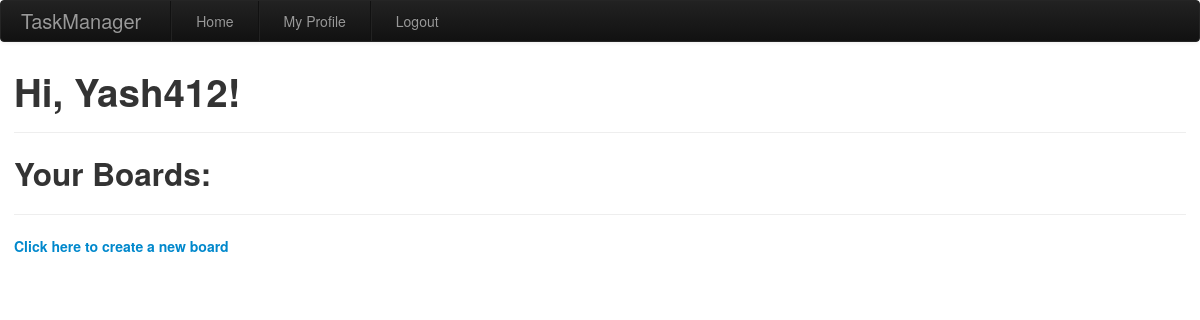
Before: /index/ (signed in) with the older database file.
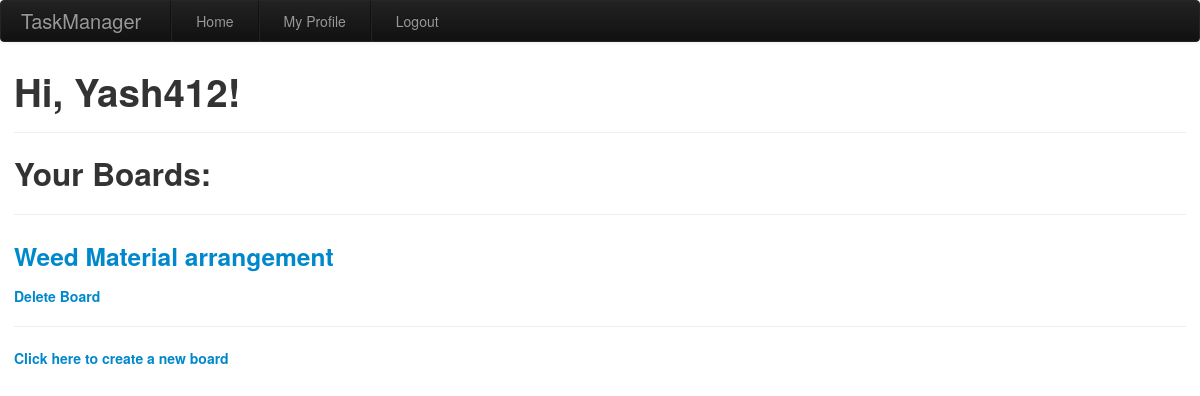
After: the same page with the newer database file.
### app/models.py (models this page shows)
class Board(db.Model):
    id = db.Column(db.Integer, primary_key=True)
    name = db.Column(db.String(50), nullable=False)
    lists = db.relationship('List', backref='board', cascade="all,delete", lazy='dynamic')
    users = db.relationship('User', secondary=user_boards, cascade="all,delete", backref='boards')

### app/routes.py (the view)
@app.route('/')
@app.route('/index/')
@login_required
def index():
    form = SearchUsers()
    return render_template('index.html', title='Home Page', form=form)

### app/models.py (called while the page is built)
@login.user_loader
def load_user(id):
    return User.query.get(int(id))

### app/routes.py (called while the page is built)
@app.before_request
def before_request():
    if current_user.is_authenticated:
        current_user.last_seen = datetime.utcnow()
        db.session.commit()

### app/templates/index.html
{% extends "base.html" %}
{% block content %}
  <h1>Hi, {{ current_user.username }}!</h1>
  <hr>
  <h2>Your Boards: </h2>
  <hr>
  {% for board in current_user.boards %}
  <p>
    <h3>
      <a href="{{ url_for('showboard',boardname = board.name) }}">{{board.name}}</a>
    </h3>
    <h5><a href="{{url_for('deleteboard', boardname = board.name) }}"> Delete Board </a></h5>
  </p>
  <hr>
  {% endfor %}
  <h5><a href="{{url_for('newboard')}}">Click here to create a new board</a></h5>
{% endblock %}

Changed rows visible on the page:
added Board: name "Weed Material arrangement"
